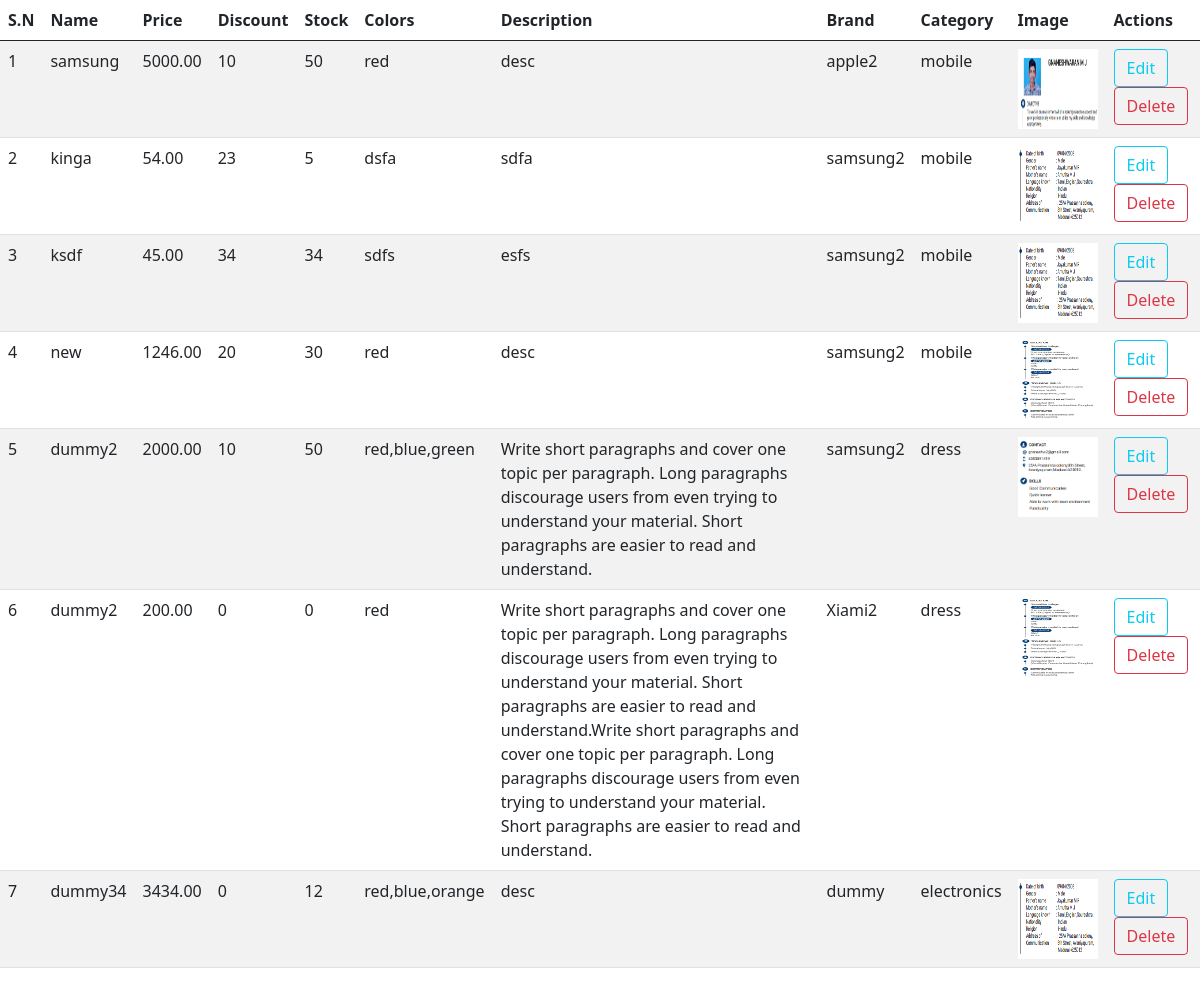
Page /admin (signed in) on the earlier database version.
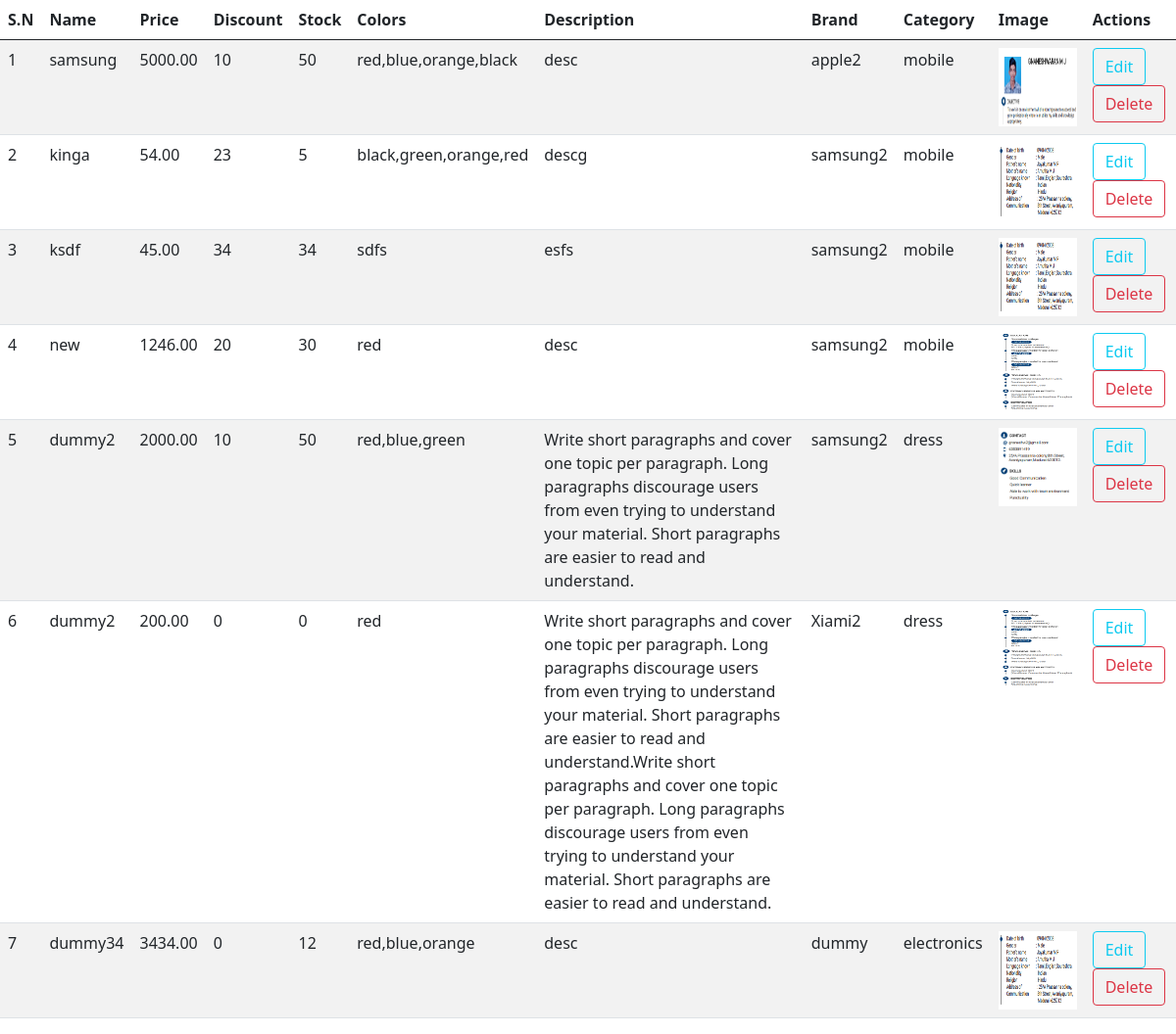
Same page on the later database version.
### shop/products/models.py (models this page shows, shortened)
class Addproduct(db.Model):
    id=db.Column(db.Integer,primary_key=True)
    name=db.Column(db.String(50),nullable=False)
    price=db.Column(db.Numeric(10,2),nullable=False)
    discount=db.Column(db.Integer,default=0)
    stock=db.Column(db.Integer,nullable=False)
    colors=db.Column(db.Text,nullable=False)
    desc=db.Column(db.Text,nullable=False)
    pub_date=db.Column(db.DateTime, nullable=False, default=datetime.utcnow)
    brand_id = db.Column(db.Integer,db.ForeignKey('brand.id'),nullable=False)
    brand=db.relationship('Brand',backref=db.backref('brands',lazy=True))
    category_id = db.Column(db.Integer,db.ForeignKey('category.id'),nullable=False)
    category=db.relationship('Category',backref=db.backref('posts',lazy=True))
    image_1=db.Column(db.String(100),nullable=False,default='image.jpg')
    image_2=db.Column(db.String(100),nullable=False,default='image.jpg')
    image_3=db.Column(db.String(100),nullable=False,default='image.jpg')

class Brand(db.Model):
    id = db.Column(db.Integer, primary_key=True)
    name=db.Column(db.String(20),nullable=False,unique=True)

class Category(db.Model):
    id=db.Column(db.Integer, primary_key=True)
    name=db.Column(db.String(20),nullable=False,unique=True)

### shop/admin/routes.py (the view)
@app.route('/admin')
def home():
    if 'email' not in session:
        flash(f"Please Login first","danger")
        return redirect(url_for('login'))
    products = Addproduct.query.all()
    return render_template('admin/index.html',title="Home",products=products)

### shop/templates/admin/index.html (shortened to what this page needs)
{% extends 'layout.html' %}
{% block content %}
    <table id="example" class="table table-striped" style="width:100%">
        <thead>
            <tr>
                <th>S.N</th>
                <th>Name</th>
                <th>Price</th>
                <th>Discount</th>
                <th>Stock</th>
                <th>Colors</th>
                <th>Description</th>
                <th>Brand</th>
                <th>Category</th>
                <th>Image</th>
                <th>Actions</th>
            </tr>
        </thead>
        <tbody>
            {% for product in products %}
            <tr>
                <td>{{loop.index}}</td>
                <td>{{product.name}}</td>
                <td>{{product.price}}</td>
                <td>{{product.discount}}</td>
                <td>{{product.stock}}</td>
                <td>{{product.colors}}</td>
                <td>{{product.desc}}</td>
                <td>{{product.brand.name}}</td>
                <td>{{product.category.name}}</td>
                <td><img src="{{ url_for('static', filename='uploads/' + product.image_1) }}" alt="{{ product.name }}" width="80" height="80" /></td>
                <td>
                    <a href="{{url_for('editproduct', id=product.id)}}" class="btn btn-outline-info">Edit</a>
                    <a href="{{url_for('deleteproduct', id=product.id)}}" class="btn btn-outline-danger">Delete</a>
                </td>
            </tr>
            {% endfor %}
        </tbody>
    </table>
{% endblock content %}

### shop/templates/layout.html (shortened to what this page needs)
<!doctype html>
<html lang="en">
  <head>
    <link href="{{ url_for('static',filename='css/bootstrap.min.css') }}" rel="stylesheet">
  </head>
  <body>
    {% block content %}
    {% endblock content%}
  </body>
</html>

Differences in the rows shown:
changed Addproduct "samsung": colors "red" → "red,blue,orange,black"
changed Addproduct "kinga": colors "dsfa" → "black,green,orange,red"; desc "sdfa" → "descg"
